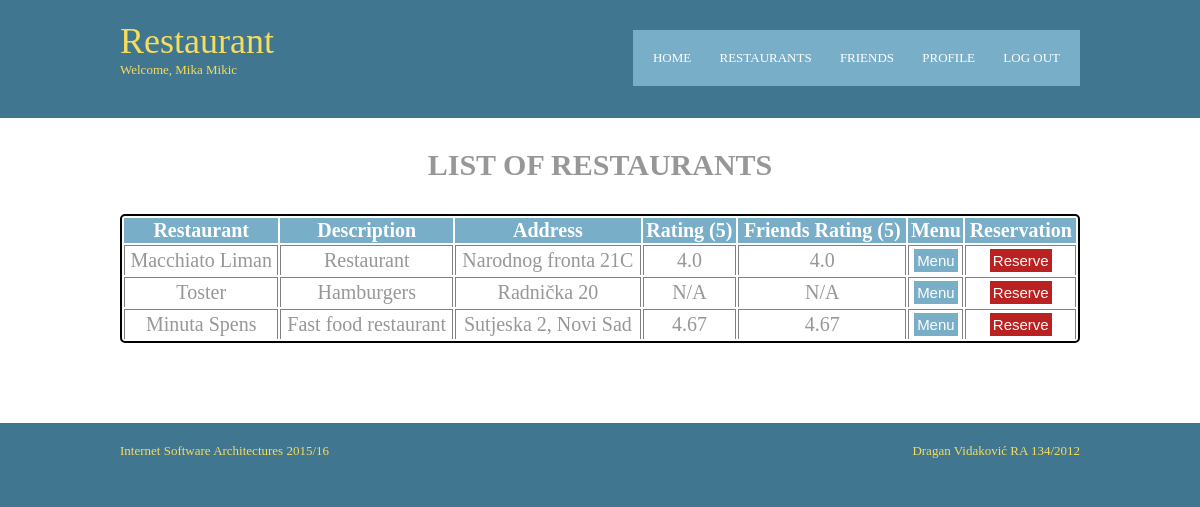
The app's page /restaurant/restaurantlist/1/ (signed in) with its own data.
### restaurant/models.py (models this page shows, shortened)
class Restaurant(models.Model):
    name = models.CharField(max_length=100)
    description = models.CharField(max_length=200)
    address = models.CharField(max_length=200, null=True, blank=True)
    rows = models.IntegerField()
    columns = models.IntegerField()
    tables = models.IntegerField()
    is_ready = models.BooleanField(default=False)

### restaurant/views.py (the view)
# urls.py: url(r'^restaurantlist/(?P<guest_id>[0-9]+)/$', views.restaurantlist, name='restaurantlist'),
@login_required(login_url='/')
def restaurantlist(request, guest_id):
    this_guest = get_object_or_404(Guest, pk=guest_id)
    restaurants = Restaurant.objects.filter(is_ready=True)
    restaurant_rate = []
    restaurant_friend_rate = []
    for r in restaurants:
        restaurant_rate.append(get_restaurant_rating(r))
        restaurant_friend_rate.append(get_restaurants_friends_rating(r, this_guest))
    restaurants_send = zip(restaurants, restaurant_rate, restaurant_friend_rate)
    return render(request, 'restaurant/restaurants_list.html', context={
        'guest': this_guest,
        'restaurants': restaurants_send
    })

### restaurant/views.py (called while the page is built)
def get_friends_list(this_guest):
    friendship_user = Friendship.objects.filter(user=this_guest)
    friendship_friend = Friendship.objects.filter(friend=this_guest)
    friends_list = []
    for f in friendship_user:
        friend = f.friend
        if friend not in friends_list:
            friends_list.append(friend)
    for f in friendship_friend:
        friend = f.user
        if friend not in friends_list:
            friends_list.append(friend)
    return friends_list

def get_restaurant_rating(this_restaurant):
    list_of_visits = Visit.objects.filter(confirmed=True)
    s = 0
    c = 0
    for v in list_of_visits:
        if v.reservation.restaurant == this_restaurant:
            if v.grade is not None and v.grade >= 1:
                s += v.grade
                c += 1
    if c == 0:
        return 0
    else:
        r = s/c
        return round(r, 2)

def get_restaurants_friends_rating(this_restaurant, this_guest):
    guest_friends = get_friends_list(this_guest)
    all_visits = Visit.objects.filter(confirmed=True)
    list_of_visits = []
    for v in all_visits:
        if v.guest in guest_friends or v.guest == this_guest:
            list_of_visits.append(v)
    s = 0
    c = 0
    for v in list_of_visits:
        if v.reservation.restaurant == this_restaurant:
            if v.grade is not None and v.grade >= 1:
                s += v.grade
                c += 1
    if c == 0:
        return 0
    else:
        r = s/c
        return round(r, 2)

### restaurant/templates/restaurant/restaurants_list.html (shortened to what this page needs)
<!DOCTYPE html>
<html>
<head>
    {% load staticfiles %}
<link rel="stylesheet" href="{% static 'restaurant/layout.css' %}" type="text/css">
</head>
<body>
<div class="wrapper row1">
  <header id="header" class="clear">
    <div id="hgroup">
      <h1>Restaurant</h1>
	  <h2>Welcome, {{ user.get_full_name }}</h2>
    </div>
    <nav>
      <ul>
          <li><a href="{% url 'restaurant:guest' guest.id %}">Home</a></li>
          <li><a href="{% url 'restaurant:restaurantlist' guest.id %}">Restaurants</a></li>
          <li><a href="{% url 'restaurant:friends' guest.id %}">Friends</a></li>
          <li><a href="{% url 'restaurant:profile' guest.id %}">Profile</a></li>
          <li class="last"><a href="{% url 'restaurant:logout' %}">Log Out</a></li>
      </ul>
    </nav>
  </header>
</div>
<div class="wrapper row2">
  <div id="container" class="clear">
    <section id="slider" class="clear">
        <h1>List of Restaurants</h1>
        <br />
        <br />
        <table id="visits" class="sortable">
            <thead>
                <th>Restaurant</th>
                <th>Description</th>
                <th>Address</th>
                <th>Rating (5)</th>
                <th>Friends Rating (5)</th>
                <th>Menu</th>
                <th>Reservation</th>
            </thead>
            {% for restaurant, rr, rfr in restaurants %}
                <tr>
                    <td>{{ restaurant.name }}</td>
                    <td>{{ restaurant.description }}</td>
                    <td>{{ restaurant.address }}</td>
                    {% if rr > 0 %}
                        <td>{{ rr }}</td>
                        {% else %}
                        <td>N/A</td>
                    {% endif %}
                    {% if rfr > 0 %}
                        <td>{{ rfr }}</td>
                        {% else %}
                        <td>N/A</td>
                    {% endif %}
                    <td><a href="{% url 'restaurant:restaurantmenu' guest.id restaurant.id %}"><button id="edit">Menu</button></a></td>
                    <td><a href="{% url 'restaurant:reservationtime' guest.id restaurant.id %}"><button id="delete">Reserve</button></a></td>
                </tr>
            {% endfor %}
        </table>
    </section>
  </div>
</div>
<div class="wrapper row3">
  <footer id="footer" class="clear">
    <p class="fl_left">Internet Software Architectures 2015/16</p>
    <p class="fl_right">Dragan Vidaković RA 134/2012</p>
  </footer>
</div>
</body>
</html>

### restaurant/static/restaurant/layout.css (style rules this page uses)
html { overflow-y:scroll; }
body { margin:0; padding:0; font-size:13px; font-family:Georgia, "Times New Roman", Times, serif; color:#919191; background-color:#417690; }
.clear:after { content:"."; display:block; height:0; clear:both; visibility:hidden; line-height:0; }
.clear { display:block; clear:both; }
a { outline:none; text-decoration:none; }
.fl_left { float:left; }
.fl_right { float:right; }
address, article, aside, figcaption, figure, footer, header, nav, section { display:block; margin:0; padding:0; }
div.wrapper { display:block; width:100%; margin:0; padding:0; text-align:left; }
.row1, .row1 a { color:#F5DD5D; background-color:#417690; }
.row2 { color:#979797; background-color:#FFFFFF; }
.row2 a { color:#FF9900; background-color:#FFFFFF; }
.row3, .row3 a { color:#F5DD5D; background-color:#417690; }
#header, #container, #footer { display:block; width:960px; margin:0 auto; }
nav ul { margin:0; padding:0; list-style:none; }
h1, h2, h3, h4, h5, h6 { margin:0; padding:0; font-size:16px; font-weight:bold; font-style:normal; line-height:normal; text-transform:uppercase; }
#header { padding:20px 0; }
#header #hgroup { float:left; margin:0 0 20px 0; }
#header #hgroup h1, #header #hgroup h2 { font-weight:normal; text-transform:none; }
#header #hgroup h1 { font-size:36px; }
#header #hgroup h2 { font-size:13px; }
#header nav { display:block; float:right; margin:10px 0 0 0; padding:20px 0; color:#FFFFFF; background-color:#79AEC8; }
#header nav ul { padding:0 20px; }
#header nav li { display:inline; margin-right:25px; text-transform:uppercase; }
#header nav li.last { margin-right:0; }
#header nav li a { color:#FFFFFF; background-color:#79AEC8; }
#container { padding:30px 0; }
#container section { display:block; width:100%; margin:0 0 50px 0; padding:0; }
#container h1 { display: block; float: none; margin: auto; font-size: 30px; font-weight: bold; text-align: center; }
#container #delete { display: block; float: none; margin: auto; font-size: 15px; color: #FFFFFF; background-color: #BA2121; border: 2px solid; cursor: pointer; padding: 3px; }
#container #edit { display: block; float: none; margin: auto; font-size: 15px; color: #FFFFFF; background-color: #79AEC8; border: 2px solid; cursor: pointer; padding: 3px; }
table#visits { margin-left: auto; margin-right: auto; width: 100%; border: 2px solid black; border-radius: 5px; text-align: center; font-size: 20px; }
table#visits th { color: #FFFFFF; background-color: #79AEC8; }
table#visits td { border-left: 1px solid grey; border-right: 1px solid grey; border-top: 1px solid grey; }
#footer { padding:20px 0; }
#footer p { margin:0; padding:0; }

### records on screen
Restaurant: name "Macchiato Liman", description "Restaurant", address "Narodnog fronta 21C", rr "4.0", rfr "4.0"
Restaurant: name "Toster", description "Hamburgers", address "Radnička 20", shows "N/A"
Restaurant: name "Minuta Spens", description "Fast food restaurant", address "Sutjeska 2, Novi Sad", rr "4.67", rfr "4.67"

### other values on screen
{{ user.get_full_name }} "Mika Mikic"
